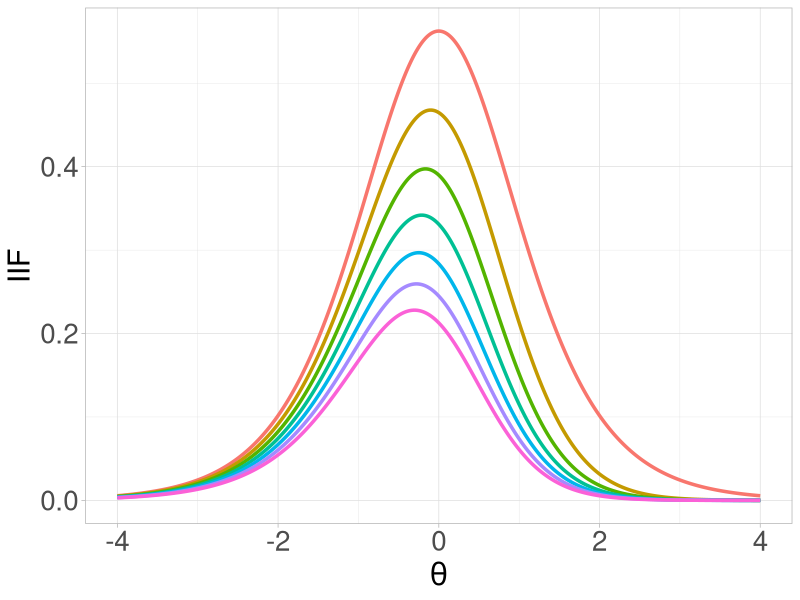

Recreate this plot in R. (Note: this script raises an error after producing the figure.)
# gif per la stanchezza 
library(tidyverse)
IRT <- function(theta, a = 1, b = 0, c = 0,e = 1) {
  y <- c + (e - c) * (exp(a * (theta - b)) / (1 + exp(a * (theta - b))))
  return(y)
}
# calcola l'IIF per un item specifico
# i_info <- function(b, a=1,c=0, e= 1,  theta = seq(-5,5,length.out=1000)){
#   Ii = (a^2)*IRT(theta, b = b, a = a, e = e, c=c)*(1- IRT(theta, b = b, a = a, e = e,c=c ))
#   return(Ii)
# }
i_info <- function(b, a=1,c=0, e= 1,  theta = seq(-5,5,length.out=1000)){
  P = IRT(theta, b = b, a = a, e = e, c=c)
  Q = 1 - P 
  # Ii = (a^2)*(Q/P)*((P-c)/(e-c))^2
  # Ii = (a^2)*(Q*P/e^2)
  num = (a^2)*((P-c)^2)*((e-P)^2)
  den = ((e-c)^2)*P*Q
  Ii = num/den
  return(Ii)
}
item_info <- function(ipar, theta = seq(-5,5,length.out=1000)){
  item <- NULL
  for(i in 1:nrow(ipar)){
    item[[i]] <- i_info(b = ipar[i, "b"],a = ipar[i, "a"], c = ipar[i, "c"], e = ipar[i, "e"], theta = theta)
  }
  item = data.frame(do.call("cbind", item))
  colnames(item) = rownames(ipar)
  return(item)
}

# uso sempre lo stesso item e faccio vedere come può cambiare la sua curva 
# in funzione di d che cresce 
# lo faccio sia per la ICC sia per la sua IIF con colori diversi 
theta = seq(-4,4,length.out = 1000)
itempar =  data.frame(a = rep(1.5, 7), 
                      b = rep(0, 7), 
                     c = rep(0,7), 
                     e = exp(-0.1*(0:6)))
iif = item_info(itempar, theta)
# colnames(iif) = paste0("r", 1:ncol(iif))
iifs = cbind(theta, iif)
ilong = pivot_longer(iifs, cols = !theta)
ilong$name = as.integer(ilong$name)

giif = ggplot() + 
  geom_line(data = ilong, aes(x = theta, y = value, color = factor(name)), 
            linewidth = 1.2) + 
  theme_light() + ylab("IIF") + xlab(expression(theta)) + 
  theme(axis.text = element_text(size = 20), 
        axis.title = element_text(size = 22), 
        legend.position = "none")
library(gganimate)
anim <- giif +
  transition_states(name, transition_length = 1, state_length = 1) + 
  labs(subtitle = "rank: {closest_state}") +
  shadow_mark(past = TRUE)

animate(anim, renderer = gifski_renderer("iifgif.gif"))

# grafico delle IIFs 
iics = data.frame(matrix(nrow = length(theta), ncol = nrow(itempar)))

for (i in 1:ncol(iics)) {
  iics[, i] = IRT(theta, a = 1.5, b = 0, c = 0, e = itempar$e[i])
}

iics = cbind(theta, iics)
iilong = pivot_longer(iics, cols = !theta)
iilong$name = as.integer(gsub("X", "", iilong$name))
gicc = ggplot() + 
  geom_line(data = iilong, aes(x = theta, y = value, color = factor(name)), 
            linewidth = 1.2) + 
  theme_light() + ylab("P") + xlab(expression(theta)) + 
  theme(axis.text = element_text(size = 20), 
        axis.title = element_text(size = 22), 
        legend.position = "none")

anim <- gicc +
  transition_states(name, transition_length = 1, state_length = 1) + 
  labs(subtitle = "rank: {closest_state}") +
  shadow_mark(past = TRUE)

animate(anim, renderer = gifski_renderer("iccgif.gif"))
